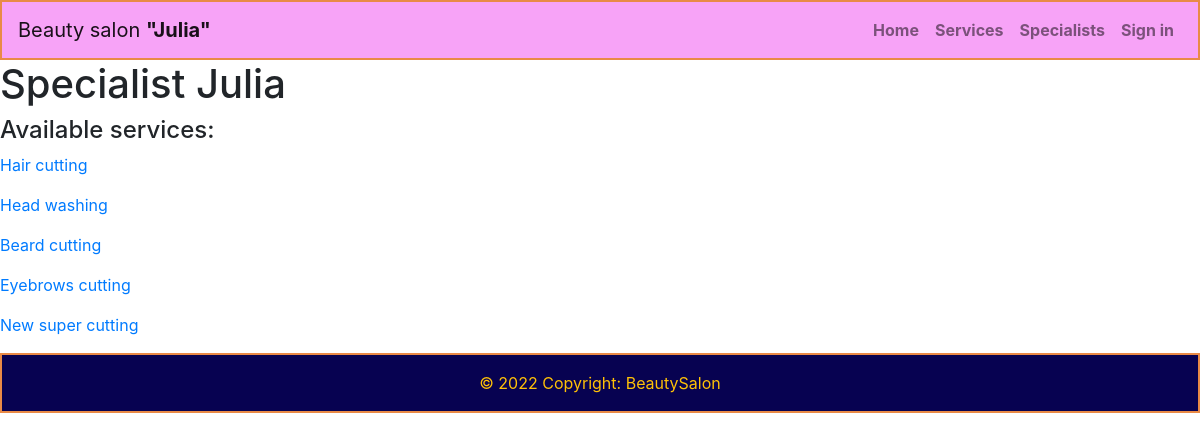
/specialists/3/, run on the app's committed database.
### salon/models.py (models this page shows, shortened)
class Specialist(models.Model):
    RANKS = (
        (1, 'Rank 1'),
        (2, 'Rank 2')
    )
    STATUSES = (
        (1, 'Day off'),
        (2, 'At Work'),
        (3, 'Sickness'),
        (9, 'Fired')
    )
    name = models.CharField(max_length=150, null=False)
    rank = models.IntegerField(default=0, choices=RANKS)
    phone = models.CharField(max_length=20, null=False)
    status = models.IntegerField(default=1, choices=STATUSES)
    services = models.ManyToManyField(Service)

class Service(models.Model):
    name = models.CharField(max_length=250, unique=True)
    price = models.FloatField()
    duration = models.IntegerField()

### salon/views.py (the view)
# urls.py: path('specialists/<int:specialist_id>/', views.one_specialist, name='one_specialist'),
def one_specialist(request, specialist_id):
    specialist = {}
    available_services = []
    try:
        specialist = Specialist.objects.filter(status=2,
                                               id=specialist_id
                                               ).first()
        available_services = Service.objects.filter(specialist__id=specialist.id).all()
    except Exception as err:
        print(err)
    return render(request, 'salon/specialist.html', {'specialist': specialist,
                                                     'services': available_services})

### salon/templates/salon/specialist.html (shortened to what this page needs)
{% extends 'salon/base.html' %}
{% load static %}
{% block content %}
<h1>Specialist {{specialist.name}}</h1>
<h4>Available services:</h4>
{% for service in services %}
    <p><a href="{% url 'one_service' service.name specialist.id%}">{{service.name}}</a></p>
{% endfor %}
{% endblock %}

### data on the page
Specialist: name "Julia"
Service: name "Hair cutting"
Service: name "Head washing"
Service: name "Beard cutting"
Service: name "Eyebrows cutting"
Service: name "New super cutting"
